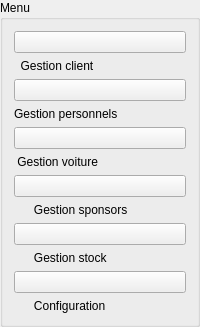
         <widget class="QGroupBox" name="groupBox_3">
          <property name="title">
           <string>Menu</string>
          </property>
          <layout class="QVBoxLayout" name="verticalLayout_6">
           <item>
            <layout class="QVBoxLayout" name="verticalLayout_5">
             <item>
              <widget class="QPushButton" name="ahmed">
               <property name="text">
                <string/>
               </property>
               <property name="icon">
                <iconset>
                 <normaloff>:/ireception/ireception.png</normaloff>:/ireception/ireception.png</iconset>
               </property>
               <property name="iconSize">
                <size>
                 <width>50</width>
                 <height>30</height>
                </size>
               </property>
              </widget>
             </item>
             <item>
              <widget class="QLabel" name="label_33">
               <property name="text">
                <string>  Gestion client</string>
               </property>
              </widget>
             </item>
             <item>
              <widget class="QPushButton" name="khalfi">
               <property name="styleSheet">
                <string notr="true">border-image: url(:/icolab/icolab.png);</string>
               </property>
               <property name="text">
                <string/>
               </property>
               <property name="icon">
                <iconset>
                 <normaloff>:/istaff/istaff.png</normaloff>:/istaff/istaff.png</iconset>
               </property>
               <property name="iconSize">
                <size>
                 <width>50</width>
                 <height>30</height>
                </size>
               </property>
              </widget>
             </item>
             <item>
              <widget class="QLabel" name="label_34">
               <property name="text">
                <string>Gestion personnels</string>
               </property>
              </widget>
             </item>
             <item>
              <widget class="QPushButton" name="ghayth">
               <property name="text">
                <string/>
               </property>
               <property name="icon">
                <iconset>
                 <normaloff>:/ireservation/ireservation.png</normaloff>:/ireservation/ireservation.png</iconset>
               </property>
               <property name="iconSize">
                <size>
                 <width>50</width>
                 <height>30</height>
                </size>
               </property>
              </widget>
             </item>
             <item>
              <widget class="QLabel" name="label_35">
               <property name="text">
                <string> Gestion voiture</string>
               </property>
              </widget>
             </item>
             <item>
              <widget class="QPushButton" name="Iheb">
               <property name="minimumSize">
                <size>
                 <width>0</width>
                 <height>0</height>
                </size>
               </property>
               <property name="text">
                <string/>
               </property>
               <property name="icon">
                <iconset>
                 <normaloff>:/icolab/icolab.png</normaloff>:/icolab/icolab.png</iconset>
               </property>
               <property name="iconSize">
                <size>
                 <width>50</width>
                 <height>30</height>
                </size>
               </property>
              </widget>
             </item>
             <item>
              <widget class="QLabel" name="label_36">
               <property name="text">
                <string>      Gestion sponsors</string>
               </property>
              </widget>
             </item>
             <item>
              <widget class="QPushButton" name="Sara">
               <property name="text">
                <string/>
               </property>
               <property name="icon">
                <iconset>
                 <normaloff>:/istock/istock.png</normaloff>:/istock/istock.png</iconset>
               </property>
               <property name="iconSize">
                <size>
                 <width>50</width>
                 <height>30</height>
                </size>
               </property>
              </widget>
             </item>
             <item>
              <widget class="QLabel" name="label_37">
               <property name="text">
                <string>      Gestion stock</string>
               </property>
              </widget>
             </item>
             <item>
              <widget class="QPushButton" name="configuration">
               <property name="text">
                <string/>
               </property>
               <property name="icon">
                <iconset>
                 <normaloff>:/iconfiguration/iconfiguration.png</normaloff>:/iconfiguration/iconfiguration.png</iconset>
               </property>
               <property name="iconSize">
                <size>
                 <width>50</width>
                 <height>30</height>
                </size>
               </property>
              </widget>
             </item>
             <item>
              <widget class="QLabel" name="label_52">
               <property name="text">
                <string>      Configuration</string>
               </property>
              </widget>
             </item>
            </layout>
           </item>
          </layout>
         </widget>
